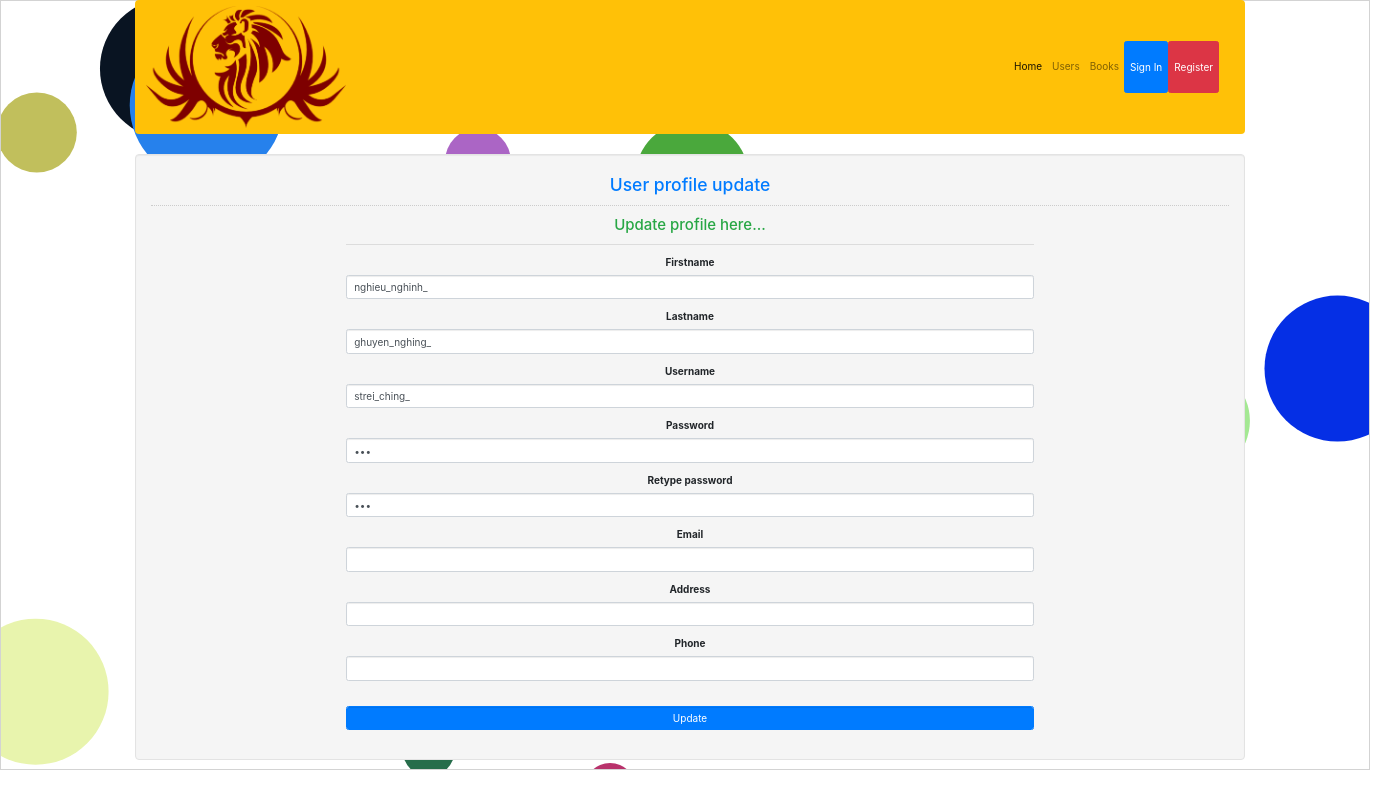
/users/updateForm.php?id=154, run on the app's committed database.
### tables this page shows
CREATE TABLE `member` (
  `mem_id` int(11) NOT NULL,
  `role` int(11) NOT NULL,
  `status` int(11) NOT NULL DEFAULT 0,
  `firstname` varchar(50) NOT NULL,
  `lastname` varchar(50) NOT NULL,
  `username` varchar(30) NOT NULL,
  `password` varchar(12) NOT NULL,
  `email` varchar(255) NOT NULL,
  `address` varchar(255) NOT NULL,
  `phone` varchar(255) NOT NULL,
  `ticket_history` varchar(255) DEFAULT NULL
);

### users/updateForm.php (the view, shortened to what this page needs)
<!DOCTYPE html>
<html lang="en">
<head>
    <link rel="stylesheet" type="text/css" href="../css/bootstrap.css"/>
    <link href="../css/style.css" rel="stylesheet">
    <link href="//maxcdn.bootstrapcdn.com/bootstrap/4.1.1/css/bootstrap.min.css" rel="stylesheet" id="bootstrap-css">
</head>
<body>
<?php
include '../conn.php';
$userID = $_REQUEST['id'];
$sql = "SELECT * FROM member WHERE `mem_id`='$userID' ";
$stmt = $conn->query($sql);
$user = $stmt->fetch();
?>
<div class="container">
    <nav class="navbar navbar-expand-lg navbar-light bg-warning">
        <img style="width: 200px" src="../img/logo.png" href="home.php">
        <div class="collapse navbar-collapse" id="navbarSupportedContent">
            <ul class="navbar-nav ml-auto topnav">
                <li class="nav-item active">
                    <a class="nav-link" href="../home.php">Home <span class="sr-only">(current)</span></a>
                </li>
                <li class="nav-item">
                    <a class="nav-link" href="../users/display.php">Users</a>
                </li>
                <li class="nav-item">
                    <a class="nav-link" href="../books/display.php">Books</a>
                </li>
                <li class="nav-item">
                    <a class="nav-link btn btn-primary text-white" type="button" href="../index.php" data-toggle="modal"
                       data-target="#myModal">Sign In</a>
                </li>
                <li class="nav-item">
                    <a class="nav-link btn btn-danger text-white" type="button" href="../registration.php"
                       data-toggle="modal" data-target="#myModal">Register</a>
                </li>
            </ul>
        </div>
    </nav>
</div>
<div class="container" style="text-align: center">
    <div class="col-md-12 well" style="display: inline-block">
        <h3 class="text-primary">User profile update</h3>
        <hr style="border-top:1px dotted #ccc;"/>
        <div class="col-md-2"></div>
        <div class="col-md-8">
            <form action="update.php?id=<?php echo $user['mem_id'] ?>" method="POST">
                <h4 class="text-success">Update profile here...</h4>
                <hr style="border-top:1px groovy #000;">
                <div class="form-group">
                    <label>Firstname</label>
                    <input type="text" class="form-control" name="firstname" value="<?php echo $user['firstname'] ?>"/>
                </div>
                <div class="form-group">
                    <label>Lastname</label>
                    <input type="text" class="form-control" name="lastname" value="<?php echo $user['lastname'] ?>"/>
                </div>
                <div class="form-group">
                    <label>Username</label>
                    <input type="text" class="form-control" name="username" value="<?php echo $user['username'] ?>"/>
                </div>
                <div class="form-group">
                    <label>Password</label>
                    <input type="password" class="form-control" name="password" value="<?php echo $user['password'] ?>"/>
                </div>
                <div class="form-group">
                    <label>Retype password</label>
                    <input type="password" class="form-control" name="retype-password" value="<?php echo $user['password'] ?>"/>
                </div>
                <div class="form-group">
                    <label>Email</label>
                    <input type="email" class="form-control" name="email" value="<?php echo $user['email'] ?>"/>
                </div>
                <div class="form-group">
                    <label>Address</label>
                    <input type="text" class="form-control" name="address" value="<?php echo $user['address'] ?>"/>
                </div>
                <div class="form-group">
                    <label>Phone</label>
                    <input type="text" class="form-control" name="phone" value="<?php echo $user['phone'] ?>"/>
                </div>
                <br/>
                <div class="form-group">
                    <button class="btn btn-primary form-control" name="update">Update</button>
                </div>
            </form>
        </div>
    </div>
</div>
</body>
</html>

### data on the page
member: firstname "nghieu_nghinh_", lastname "ghuyen_nghing_", username "strei_ching_"
